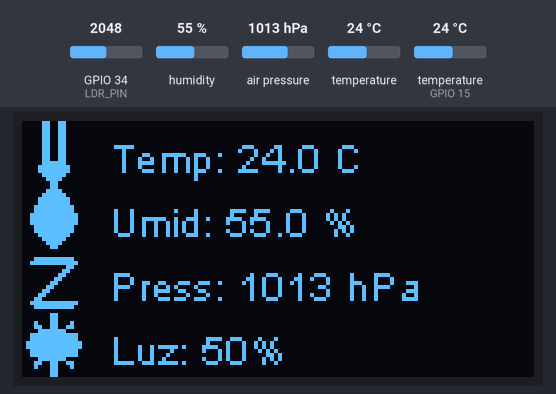
Simulated run of this sketch. Board: ESP32. Shown: 128×64 one-colour display. The test bench sets the inputs (shaded band); at power-on: humidity 55 %, air pressure 1013 hPa, GPIO 34 (LDR_PIN) = 2048, temperature (sensor on GPIO 15) 24 °C, temperature 24 °C. What the sketch prints to the serial monitor is not drawn.

Above: at 2.8 s.
2.9 s: humidity set to 22 %
At 4.7 s:
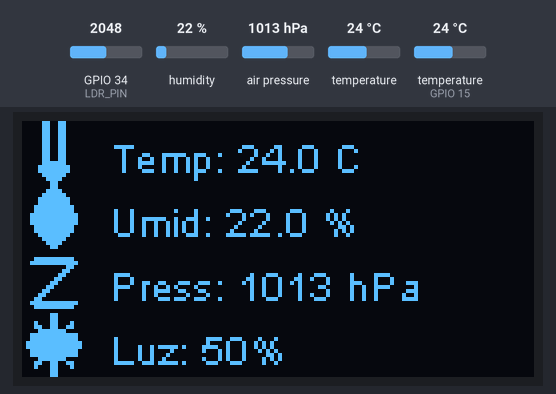
5.6 s: air pressure set to 952 hPa
At 7.5 s:
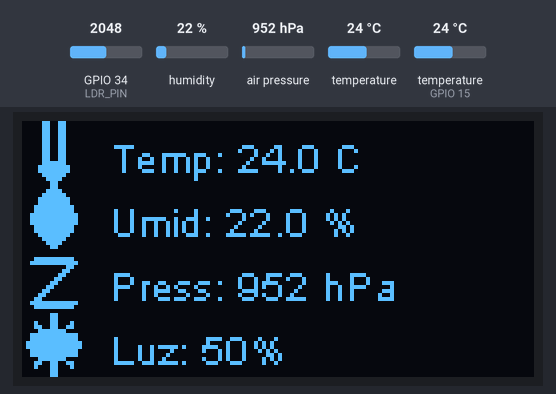
8.3 s: GPIO 34 (LDR_PIN) set to 2866
11.7 s: temperature (sensor on GPIO 15) set to 12 °C
At 13.7 s:
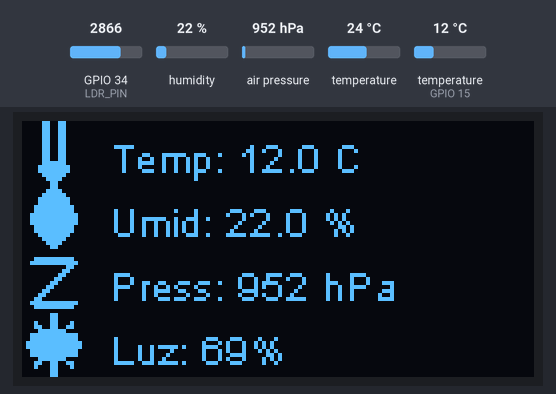
14.4 s: air pressure set to 975 hPa
At 17.0 s:
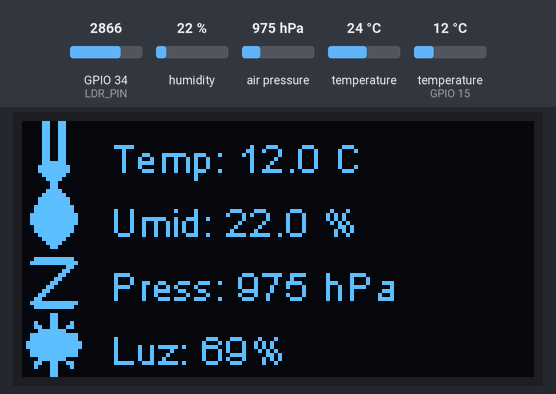
17.8 s: GPIO 34 (LDR_PIN) set to 3972
At 18.7 s:
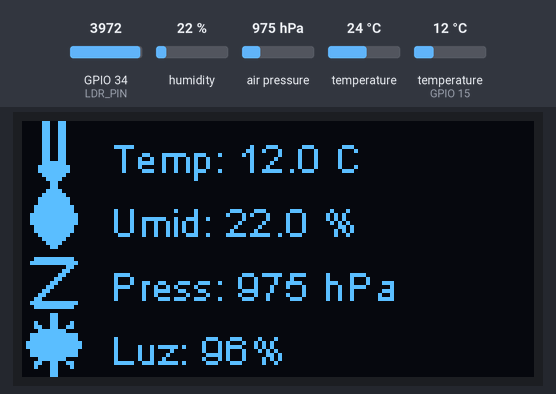
Timing chart, 0 to 20.8 s (numbered marks = the images above; inputs shaded):
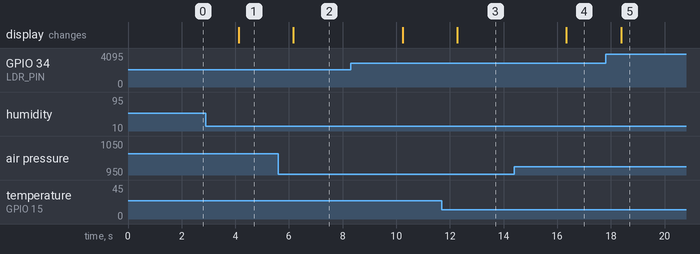

Measured:
- after the input at 2.9 s, the display: changes after 1.2 s (image 1)
- after the input at 5.6 s, the display: changes after 0.56 s (image 2)
- after the input at 11.7 s, the display: changes after 0.57 s (image 3)
- after the input at 14.4 s, the display: changes after 1.9 s (image 4)
- after the input at 17.8 s, the display: changes after 0.58 s (image 5)

The sketch:

sketch.ino
```cpp
#include <Arduino.h>
#include <Wire.h>
#include "SSD1306Wire.h"
#include <DHTesp.h>
#include <Adafruit_BMP085.h>

#define DHT_PIN 15
#define I2C_SDA 21
#define I2C_SCL 22
#define LDR_PIN 34


DHTesp dht;
Adafruit_BMP085 bmp;

SSD1306Wire display(0x3C, I2C_SDA, I2C_SCL);

const unsigned char icon_temp[] PROGMEM = {
  0x60, 0x06,
  0x60, 0x06,
  0x60, 0x06,
  0x60, 0x06,
  0x60, 0x06,
  0x60, 0x06,
  0x60, 0x06,
  0x60, 0x06,
  0x60, 0x06,
  0x60, 0x06,
  0xE0, 0x07,
  0xF0, 0x0F,
  0xF0, 0x0F,
  0xE0, 0x07,
  0xC0, 0x03,
  0x80, 0x01
};


const unsigned char icon_umidade[] PROGMEM = {
  0x80, 0x01,
  0xC0, 0x03,
  0xE0, 0x07,
  0xF0, 0x0F,
  0xF0, 0x0F,
  0xF8, 0x1F,
  0xF8, 0x1F,
  0xFC, 0x3F,
  0xFC, 0x3F,
  0xFC, 0x3F,
  0xF8, 0x1F,
  0xF8, 0x1F,
  0xF0, 0x0F,
  0xE0, 0x07,
  0xC0, 0x03,
  0x80, 0x01
};

const unsigned char icon_pressao[] PROGMEM = {
  0x00, 0x00,
  0x00, 0x00,
  0xF8, 0x1F,
  0xFC, 0x3F,
  0x00, 0x18,
  0x00, 0x0C,
  0x00, 0x06,
  0x00, 0x03,
  0x80, 0x01,
  0xC0, 0x00,
  0x60, 0x00,
  0x30, 0x00,
  0x18, 0x00,
  0xFC, 0x3F,
  0xF8, 0x1F,
  0x00, 0x00
};


const unsigned char icon_luz[] PROGMEM = {
  0x80, 0x01,
  0x80, 0x01,
  0x88, 0x11,
  0x98, 0x19,
  0xF0, 0x07,
  0xFC, 0x3F,
  0xFC, 0x3F,
  0xFE, 0x7F,
  0xFE, 0x7F,
  0xFC, 0x3F,
  0xFC, 0x3F,
  0xF0, 0x07,
  0x98, 0x19,
  0x88, 0x11,
  0x80, 0x01,
  0x80, 0x01
};

void setup() {

  Serial.begin(115200);

  dht.setup(DHT_PIN, DHTesp::DHT22);

  if (!bmp.begin()) {

    Serial.println("ERRO: BMP180 nao encontrado!");

  } else {

    Serial.println("BMP180 OK!");

  }

  display.init();
  display.flipScreenVertically();
  display.setFont(ArialMT_Plain_10);

  Serial.println("Estacao climatica iniciada!");
}

void loop() {
  TempAndHumidity data = dht.getTempAndHumidity();

  float temp = data.temperature;
  float hum = data.humidity;

  float bmpTemp = bmp.readTemperature();
  float pressure = bmp.readPressure();


  int ldrValor = analogRead(LDR_PIN);

  int ldr = map(ldrValor, 0, 4095, 0, 100);

  ldr = constrain(ldr, 0, 100);

  Serial.println("-----------------------------");

  Serial.print("Temperatura DHT22: ");
  Serial.print(temp);
  Serial.println(" C");

  Serial.print("Umidade: ");
  Serial.print(hum);
  Serial.println(" %");

  Serial.print("Temperatura BMP180: ");
  Serial.print(bmpTemp);
  Serial.println(" C");

  Serial.print("Pressao: ");
  Serial.print(pressure);
  Serial.println(" Pa");

  Serial.print("Luz (LDR): ");
  Serial.print(ldr);
  Serial.println(" %");

  display.clear();
  display.drawXbm(
    0,
    0,
    16,
    16,
    icon_temp
  );

  display.drawString(
    22,
    3,
    "Temp: " + String(temp, 1) + " C"
  );

  display.drawXbm(
    0,
    16,
    16,
    16,
    icon_umidade
  );

  display.drawString(
    22,
    19,
    "Umid: " + String(hum, 1) + " %"
  );

  display.drawXbm(
    0,
    32,
    16,
    16,
    icon_pressao
  );

  display.drawString(
    22,
    35,
    "Press: " + String(pressure / 100.0, 0) + " hPa"
  );

  display.drawXbm(
    0,
    48,
    16,
    16,
    icon_luz
  );

  display.drawString(
    22,
    51,
    "Luz: " + String(ldr) + "%"
  );

  display.display();

  delay(2000);
}
```
